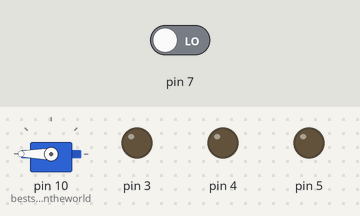
Bench run of a sketch on a simulated Arduino Uno, built with avr-gcc and run on an emulated ATmega328P. Shown: servo, output pins drawn as LEDs (lit = HIGH). Inputs (shaded band) come from the test bench; at power-on: pin 7 LOW.

Above: at 1.2 s.
1.3 s: pin 7 driven HIGH
At 2.6 s:
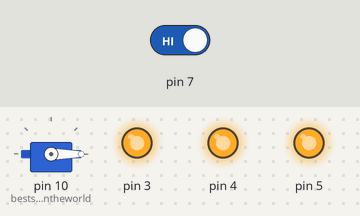
Timing chart, 0 to 4.3 s (numbered marks = the images above; inputs shaded):
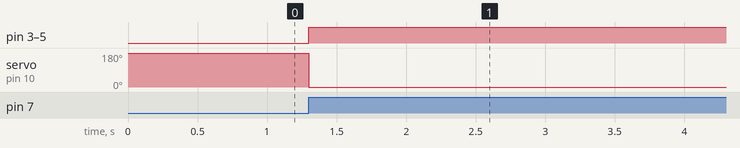

The sketch:

202324T2_R301_L9_Final_Project_-_Safe_Box_Jaylon.ino
```cpp
#include <Servo.h>

Servo bestsafeintheworld;

void setup() {
	Serial.begin(115200);
	pinMode(3 ,OUTPUT);
	pinMode(4, OUTPUT);
	pinMode(5, OUTPUT);
	pinMode(2, INPUT);
	pinMode(6, INPUT);
	pinMode(7, INPUT);
	pinMode(8, INPUT);
	bestsafeintheworld.attach(10);
	bestsafeintheworld.write(0);
}

void loop() {
	if (digitalRead(7)){
		digitalWrite(3, HIGH);
		digitalWrite(4, HIGH);
		digitalWrite(5, HIGH);
		bestsafeintheworld.write(0);
		delay(10000);
	}else{
		digitalWrite(3, LOW);
		digitalWrite(4, LOW);
		digitalWrite(5, LOW);
		bestsafeintheworld.write(180);
	}
}
```

Measured:
- after the input at 1.3 s, pin 3–5: LOW → HIGH at once; servo on pin 10 (bestsafeintheworld): 180° → 0° at once
